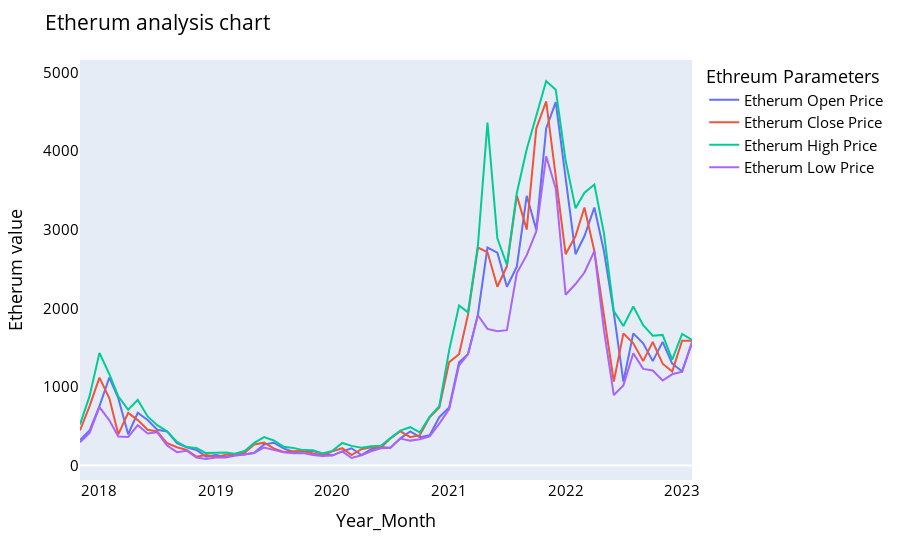

Notebook code for this chart:
### Code cell
names = cycle(['Etherum Open Price','Etherum Close Price','Etherum High Price','Etherum Low Price'])

fig = px.line(monthly_df, x=monthly_df['Year_Month'], y=[monthly_df['Open'], monthly_df['Close'], 
                                          monthly_df['High'], monthly_df['Low']],
             labels={'Year_Month':'Year_Month','value':'Etherum value'})
fig.update_layout(title_text='Etherum analysis chart', font_size=15, font_color='black',legend_title_text='Ethreum Parameters')
fig.for_each_trace(lambda t:  t.update(name = next(names)))
fig.update_xaxes(showgrid=False)
fig.update_yaxes(showgrid=False)
